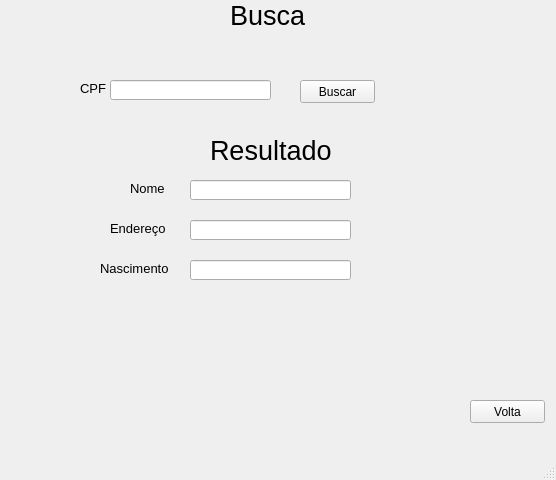
<?xml version="1.0" encoding="UTF-8"?>
<ui version="4.0">
 <class>MainWindow</class>
 <widget class="QMainWindow" name="MainWindow">
  <property name="geometry">
   <rect>
    <x>0</x>
    <y>0</y>
    <width>556</width>
    <height>480</height>
   </rect>
  </property>
  <property name="windowTitle">
   <string>MainWindow</string>
  </property>
  <widget class="QWidget" name="centralwidget">
   <widget class="QLabel" name="label">
    <property name="geometry">
     <rect>
      <x>230</x>
      <y>0</y>
      <width>81</width>
      <height>31</height>
     </rect>
    </property>
    <property name="font">
     <font>
      <family>Arial</family>
      <pointsize>20</pointsize>
     </font>
    </property>
    <property name="text">
     <string>Busca</string>
    </property>
   </widget>
   <widget class="QLabel" name="label_2">
    <property name="geometry">
     <rect>
      <x>80</x>
      <y>80</y>
      <width>31</width>
      <height>16</height>
     </rect>
    </property>
    <property name="font">
     <font>
      <family>Arial</family>
      <pointsize>10</pointsize>
     </font>
    </property>
    <property name="text">
     <string>CPF</string>
    </property>
   </widget>
   <widget class="QLineEdit" name="lineEdit">
    <property name="geometry">
     <rect>
      <x>110</x>
      <y>80</y>
      <width>161</width>
      <height>20</height>
     </rect>
    </property>
   </widget>
   <widget class="QLabel" name="label_3">
    <property name="geometry">
     <rect>
      <x>130</x>
      <y>180</y>
      <width>41</width>
      <height>16</height>
     </rect>
    </property>
    <property name="font">
     <font>
      <family>Arial</family>
      <pointsize>10</pointsize>
     </font>
    </property>
    <property name="text">
     <string>Nome</string>
    </property>
   </widget>
   <widget class="QLabel" name="label_4">
    <property name="geometry">
     <rect>
      <x>110</x>
      <y>220</y>
      <width>61</width>
      <height>16</height>
     </rect>
    </property>
    <property name="font">
     <font>
      <family>Arial</family>
      <pointsize>10</pointsize>
     </font>
    </property>
    <property name="text">
     <string>Endereço</string>
    </property>
   </widget>
   <widget class="QLabel" name="label_5">
    <property name="geometry">
     <rect>
      <x>100</x>
      <y>260</y>
      <width>71</width>
      <height>16</height>
     </rect>
    </property>
    <property name="font">
     <font>
      <family>Arial</family>
      <pointsize>10</pointsize>
     </font>
    </property>
    <property name="text">
     <string>Nascimento</string>
    </property>
   </widget>
   <widget class="QLabel" name="label_6">
    <property name="geometry">
     <rect>
      <x>210</x>
      <y>140</y>
      <width>131</width>
      <height>21</height>
     </rect>
    </property>
    <property name="font">
     <font>
      <family>Arial</family>
      <pointsize>20</pointsize>
     </font>
    </property>
    <property name="text">
     <string>Resultado</string>
    </property>
   </widget>
   <widget class="QLineEdit" name="lineEdit_2">
    <property name="geometry">
     <rect>
      <x>190</x>
      <y>180</y>
      <width>161</width>
      <height>20</height>
     </rect>
    </property>
   </widget>
   <widget class="QLineEdit" name="lineEdit_3">
    <property name="geometry">
     <rect>
      <x>190</x>
      <y>220</y>
      <width>161</width>
      <height>20</height>
     </rect>
    </property>
   </widget>
   <widget class="QLineEdit" name="lineEdit_4">
    <property name="geometry">
     <rect>
      <x>190</x>
      <y>260</y>
      <width>161</width>
      <height>20</height>
     </rect>
    </property>
   </widget>
   <widget class="QPushButton" name="pushButton">
    <property name="geometry">
     <rect>
      <x>300</x>
      <y>80</y>
      <width>75</width>
      <height>23</height>
     </rect>
    </property>
    <property name="text">
     <string>Buscar</string>
    </property>
   </widget>
   <widget class="QPushButton" name="pushButton_2">
    <property name="geometry">
     <rect>
      <x>470</x>
      <y>400</y>
      <width>75</width>
      <height>23</height>
     </rect>
    </property>
    <property name="text">
     <string>Volta</string>
    </property>
   </widget>
  </widget>
  <widget class="QMenuBar" name="menubar">
   <property name="geometry">
    <rect>
     <x>0</x>
     <y>0</y>
     <width>556</width>
     <height>21</height>
    </rect>
   </property>
  </widget>
  <widget class="QStatusBar" name="statusbar"/>
 </widget>
 <resources/>
 <connections/>
</ui>
